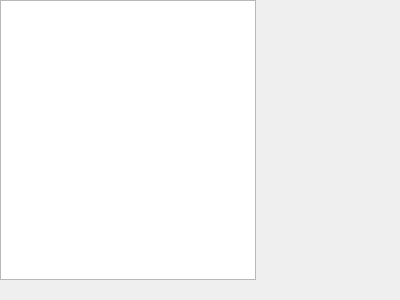
<?xml version="1.0" encoding="UTF-8"?>
<ui version="4.0">
 <class>BaseAlignTableWidget</class>
 <widget class="QWidget" name="BaseAlignTableWidget">
  <property name="geometry">
   <rect>
    <x>0</x>
    <y>0</y>
    <width>400</width>
    <height>300</height>
   </rect>
  </property>
  <property name="windowTitle">
   <string>Form</string>
  </property>
  <layout class="QHBoxLayout" name="horizontalLayout">
   <property name="leftMargin">
    <number>0</number>
   </property>
   <property name="topMargin">
    <number>0</number>
   </property>
   <property name="bottomMargin">
    <number>20</number>
   </property>
   <item>
    <widget class="QTableWidget" name="m_MarkTableWidget">
     <property name="enabled">
      <bool>true</bool>
     </property>
    </widget>
   </item>
   <item>
    <spacer name="horizontalSpacer">
     <property name="orientation">
      <enum>Qt::Horizontal</enum>
     </property>
     <property name="sizeHint" stdset="0">
      <size>
       <width>126</width>
       <height>20</height>
      </size>
     </property>
    </spacer>
   </item>
  </layout>
 </widget>
 <resources/>
 <connections/>
</ui>
